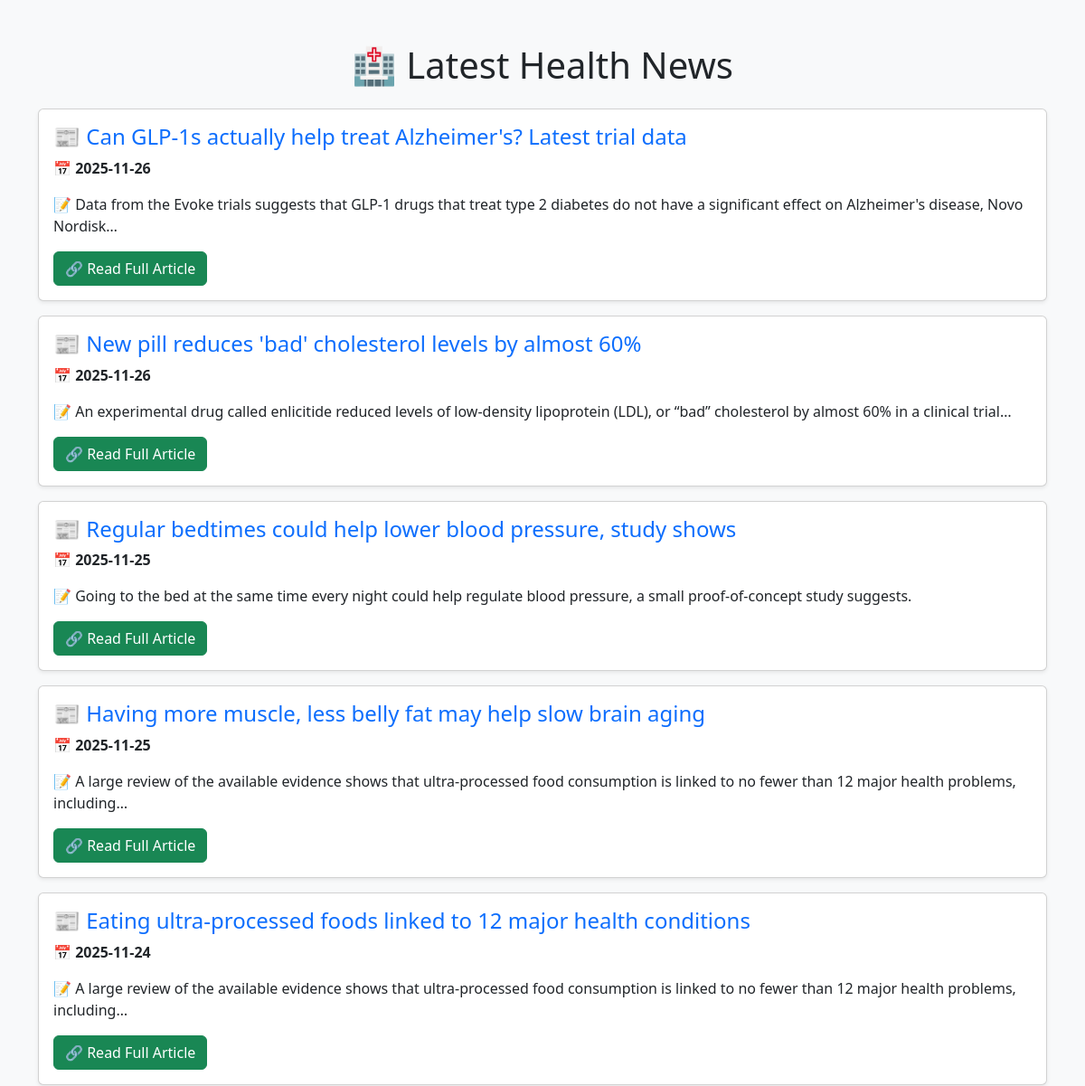
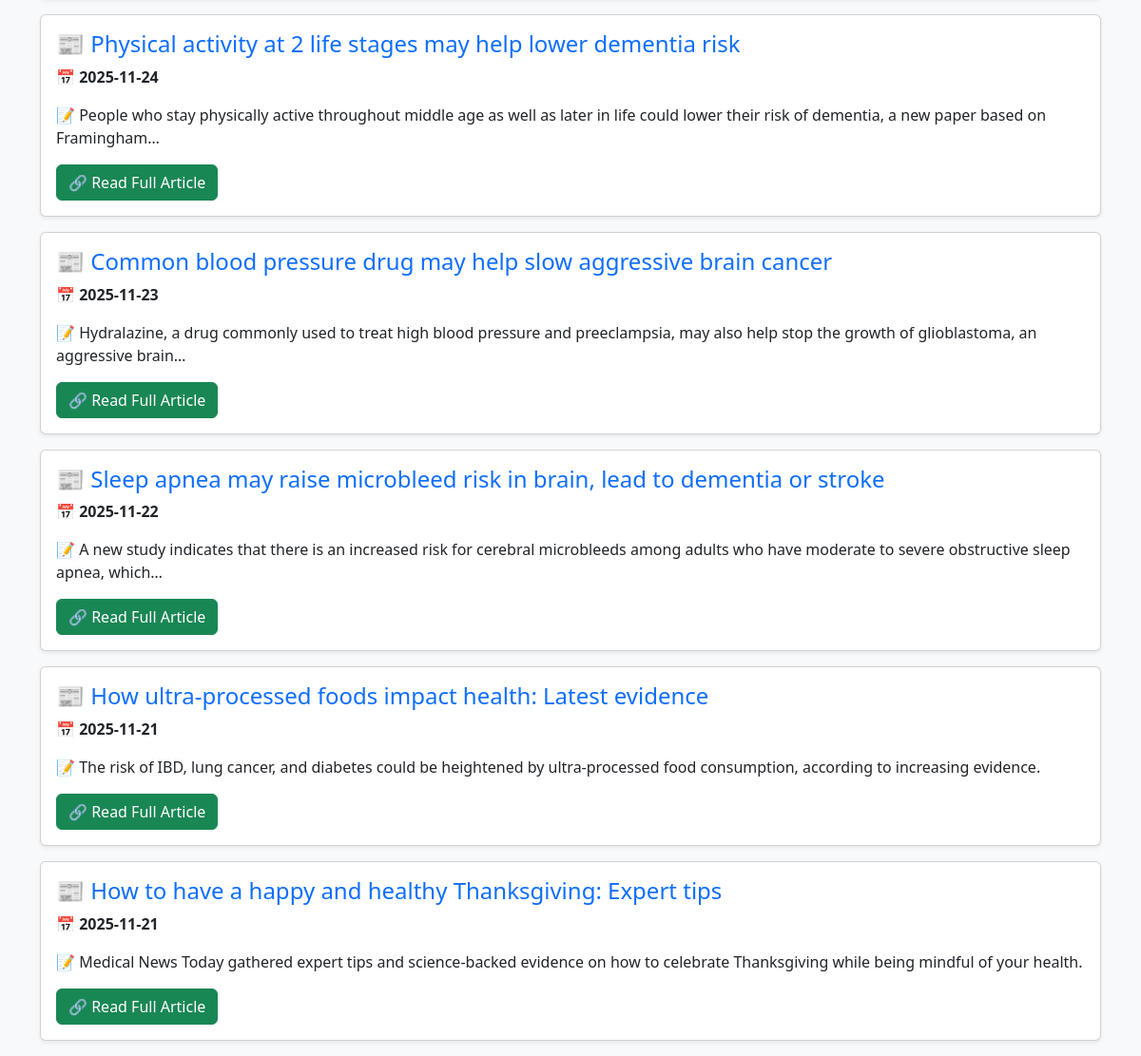
Before: / with the older database file (2 pictures, top to bottom).
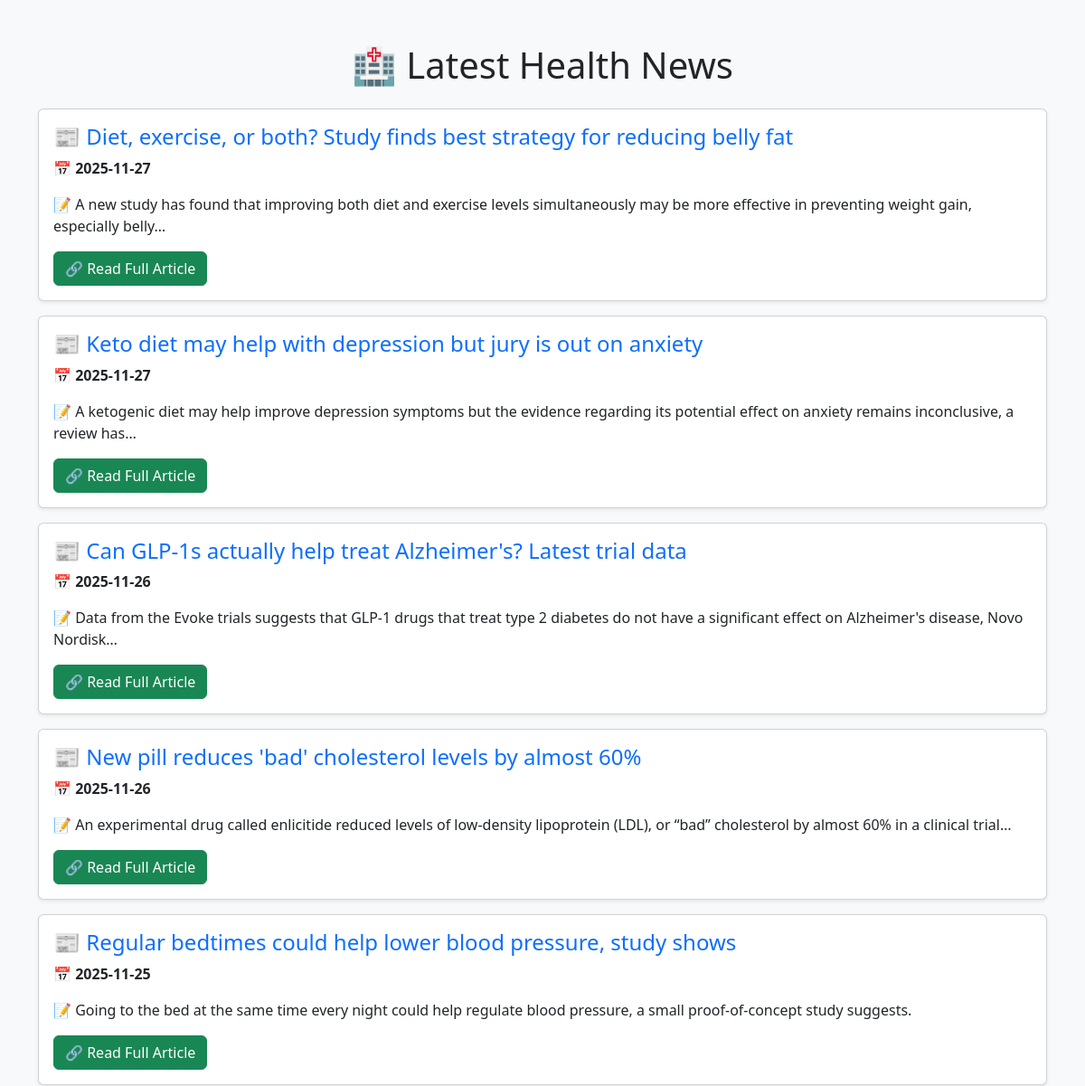
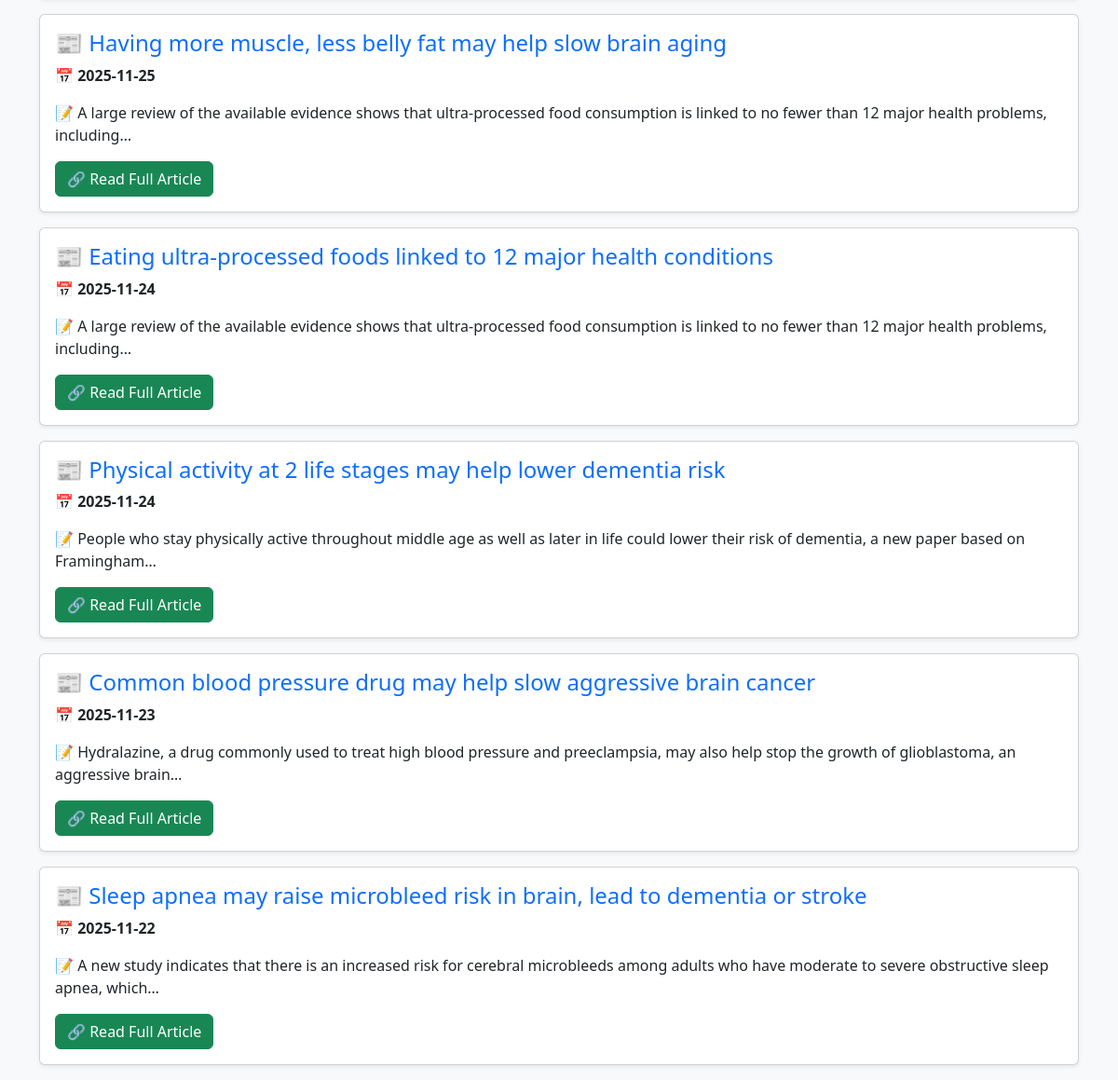
After: the same page with the newer database file (2 pictures, top to bottom).
### tables this page shows
CREATE TABLE news (
        id INTEGER PRIMARY KEY AUTOINCREMENT,
        date TEXT NOT NULL,
        title TEXT UNIQUE, 
        description TEXT,
        news_url TEXT
    );

### app.py (the view)
@app.route("/")
def index():
    page = request.args.get("page", 1, type=int)  # Get the current page number
    limit = 10  # Number of articles per page
    offset = (page - 1) * limit  # Calculate the offset
    news = fetch_news(limit, offset)
    return render_template("index.html", news=news, page=page)

### app.py (called while the page is built)
def fetch_news(limit=10, offset=0):
    conn = sqlite3.connect("health_news.db")
    cursor = conn.cursor()
    cursor.execute("SELECT date, title, description, news_url FROM news ORDER BY date DESC LIMIT ? OFFSET ?", (limit, offset))
    news_list = cursor.fetchall()
    conn.close()
    return news_list

### templates/index.html (shortened to what this page needs)
<!DOCTYPE html>
<html lang="en">
<head>
    <link href="https://cdn.jsdelivr.net/npm/bootstrap@5.3.0/dist/css/bootstrap.min.css" rel="stylesheet">
</head>
<body class="bg-light">
    <div class="container mt-5">
        <h1 class="text-center mb-4">🏥 Latest Health News</h1>
        {% for article in news %}
        <div class="card mb-3 shadow-sm">
            <div class="card-body">
                <h4 class="card-title text-primary">📰 {{ article[1] }}</h4>
                <p class="card-text">📅 <strong>{{ article[0] }}</strong></p>
                <p class="card-text">📝 {{ article[2] }}</p>
                <a href="{{ article[3] }}" class="btn btn-success" target="_blank">🔗 Read Full Article</a>
            </div>
        </div>
        {% endfor %}
    </div>
</body>
</html>

Changed rows visible on the page:
no longer on this page (row unchanged): news: title "How ultra-processed foods impact health: Latest evidence", date "2025-11-21", description "The risk of IBD, lung cancer, and diabetes could be heightened by ultra-processed food consumption, according to increasing evidence."
no longer on this page (row unchanged): news: title "How to have a happy and healthy Thanksgiving: Expert tips", date "2025-11-21", description "Medical News Today gathered expert tips and science-backed evidence on how to celebrate Thanksgiving while being mindful of your health."
added news: title "Diet, exercise, or both? Study finds best strategy for reducing belly fat", date "2025-11-27", description "A new study has found that improving both diet and exercise levels simultaneously may be more effective in preventing weight gain, especially belly…"
added news: title "Keto diet may help with depression but jury is out on anxiety", date "2025-11-27", description "A ketogenic diet may help improve depression symptoms but the evidence regarding its potential effect on anxiety remains inconclusive, a review has…"
